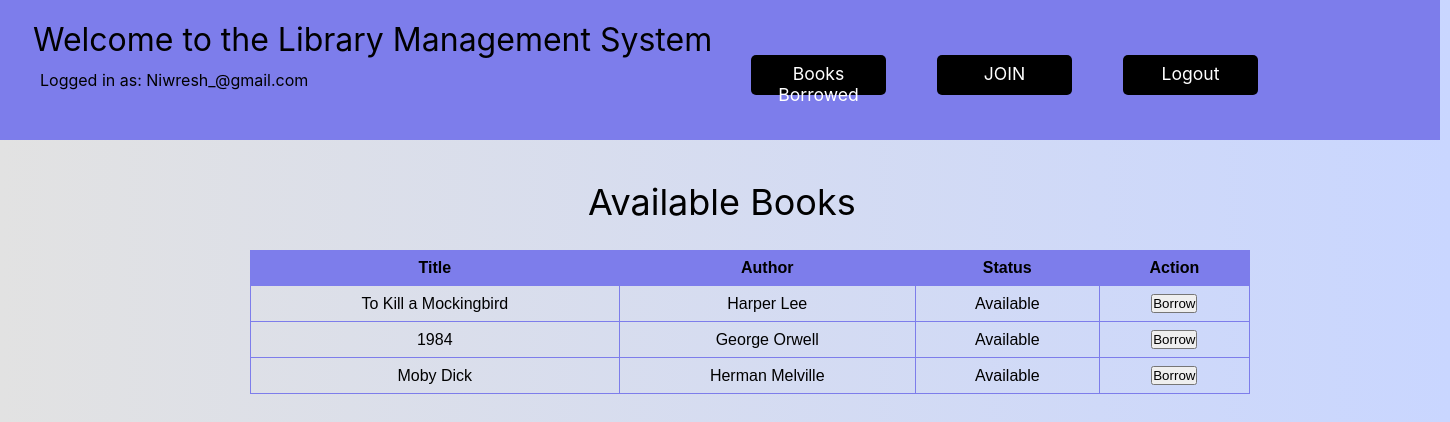
The app's page /homepage.php (signed in) with its own data.
### tables this page shows
CREATE TABLE `books` (
  `id` int(11) NOT NULL,
  `title` varchar(255) NOT NULL,
  `author` varchar(255) NOT NULL,
  `is_available` tinyint(1) DEFAULT 1
);

### homepage.php (the view, shortened to what this page needs)
<?php
include 'connect.php';
$sql = "SELECT * FROM books";
$result = $conn->query($sql);
?>
<!DOCTYPE html>
<html lang="en">
<head>
    <link rel="stylesheet" href="style/homepage.css">
</head>
<body>
    <header>
        <div class="rec1">
        <h1 class="h1">Welcome to the Library Management System</h1>
        <p class="p1">Logged in as: <?php echo $_SESSION['Email']; ?></p>
        <a href="logout.php" class="btn1">Logout</a>
        </div>
    </header>
    <main>
<section class="books">
    <h2 class="h2">Available Books</h2>
    <table>
        <tr>
            <th>Title</th>
            <th>Author</th>
            <th>Status</th>
            <th>Action</th>
        </tr>
        <?php
        if ($result->num_rows > 0) {
            while ($row = $result->fetch_assoc()) {
                echo "<tr>";
                echo "<td>" . $row['title'] . "</td>";
                echo "<td>" . $row['author'] . "</td>";
                echo "<td>" . ($row['is_available'] ? "Available" : "Checked Out") . "</td>";
                echo "<td>";
                if ($row['is_available']) {
                    echo '<form method="post" action="borrow.php">
                            <input type="hidden" name="book_id" value="' . $row['id'] . '">
                            <button type="submit">Borrow</button>
                          </form>';
                } else {
                    echo '<form method="post" action="return.php">
                            <input type="hidden" name="book_id" value="' . $row['id'] . '">
                            <button type="submit">Return</button>
                          </form>';
                }
                echo "</td>";
                echo "</tr>";
            }
        } else {
            echo "<tr><td colspan='4'>No books available.</td></tr>";
        }
        ?>
    </table>
</section>
        <section class="account">
            <a href="join_operation.php" class="btn2">JOIN</a>
            <a href="borrowed_books.php" class="btn3">Books Borrowed</a>
        </section>
    </main>
</body>
</html>

### style/homepage.css (style rules this page uses)
* { margin: 0; padding: 0; box-sizing: border-box; font-family: "Poppins", sans-serif; }
body { background-color: #c9d6ff; background: linear-gradient(to right, #e2e2e2, #c9d6ff); }
header p { left: 40px; top: 70px; position: absolute; color: black; font-size: 16px; font-family: Inter; font-weight: 400; word-wrap: break-word; }
.rec1 { width: 1440px; height: 140px; left: 0px; top: 0px; position: absolute; background-color: rgb(125, 125, 235); border: #07001f; border-width: 10px; }
table { width: 1000px; margin-top: 250px; margin-left: 250px; border-collapse: collapse; }
table, th, td { border: 1px solid rgb(125, 125, 235); padding: 8px; text-align: center; }
th { background-color: rgb(125, 125, 235); }
.btn1 { font-size: 1.1rem; font-family: Inter; padding: 8px 0; border-radius: 5px; outline: none; border: none; width: 135px; background: black; color: white; cursor: pointer; transition: 0.9s; height: 40px; left: 1123px; top: 55px; position: absolute; display: inline-block; text-align: center; text-decoration: none; }
.btn2 { font-size: 1.1rem; font-family: Inter; padding: 8px 0; border-radius: 5px; outline: none; border: none; width: 135px; background: black; color: white; cursor: pointer; transition: 0.9s; height: 40px; left: 937px; top: 55px; position: absolute; display: inline-block; text-align: center; text-decoration: none; }
.btn3 { font-size: 1.1rem; font-family: Inter; padding: 8px 0; border-radius: 5px; outline: none; border: none; width: 135px; background:black; color: white; cursor: pointer; transition: 0.9s; height: 40px; left: 751px; top: 55px; position: absolute; display: inline-block; text-align: center; text-decoration: none; }
.h1 { margin-left: 33px; margin-top: 20px; position: 'absolute'; color: black; font-size: 36; font-family: inter; font-weight: 400; word-wrap: 'break-word'; }
.h2 { left: 588px; top: 180px; position: absolute; color:black; font-size: 36px; font-family: Inter; font-weight: 400; word-wrap: break-word; }

### records on screen
books: title "To Kill a Mockingbird", author "Harper Lee", is_available "Available"
books: title "1984", author "George Orwell", is_available "Available"
books: title "Moby Dick", author "Herman Melville", is_available "Available"

### other values on screen
$_SESSION['Email'] "Niwresh_@gmail.com"
